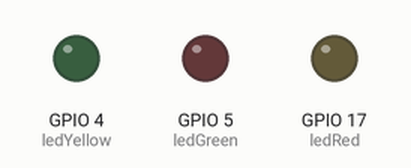
Simulated run of this program. Board: ESP32. On the bench: output pins drawn as LEDs (lit = HIGH).

Above: at 5.0 s.
At 11.5 s:
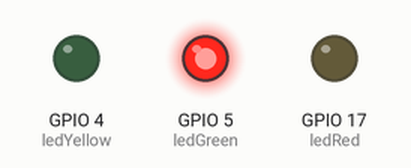
At 15.5 s:
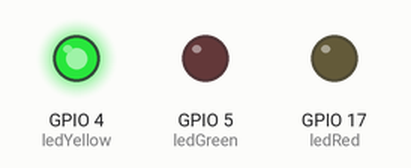
Timing chart, 0 to 23.4 s (numbered marks = the images above):
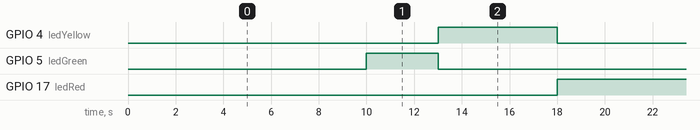

Measured:
- by itself, GPIO 4 (ledYellow): alternates HIGH for 5.0 s and LOW for 13.0 s
- by itself, GPIO 5 (ledGreen): alternates HIGH for 3.0 s and LOW for 15.0 s
- by itself, GPIO 17 (ledRed): alternates HIGH for 10.0 s and LOW for 8.0 s

The program:

main.cpp
```cpp
#include <Arduino.h>
#include <TimeLib.h>  // Thư viện hỗ trợ lấy giờ

// Khai báo các chân điều khiển các đèn LED
int ledRed = 17;
int ledYellow = 4;
int ledGreen = 5;

// Thời gian bật đèn (tính bằng milliseconds)
unsigned long greenDuration = 10000;  // 10 giây
unsigned long yellowDuration = 3000;  // 3 giây
unsigned long redDuration = 5000;     // 5 giây

// Biến lưu trữ thời gian cho đèn giao thông
unsigned long lastChangeTime = 0;
int currentState = 0;  // 0: xanh, 1: vàng, 2: đỏ
unsigned long blinkStartTime = 0;

// Hàm bật đèn
void turnOnLed(int ledPin) {
  digitalWrite(ledPin, HIGH);
}

// Hàm tắt đèn
void turnOffLed(int ledPin) {
  digitalWrite(ledPin, LOW);
}

bool IsReady(unsigned long& ulTimer, uint32_t milliseconds) {
  unsigned long currentTime = millis();
  if (currentTime - ulTimer < milliseconds) {
    return false;
  }
  ulTimer = currentTime;
  return true;
}

void setup() {
  Serial.begin(115200);
  pinMode(ledRed, OUTPUT);
  pinMode(ledYellow, OUTPUT);
  pinMode(ledGreen, OUTPUT);

  // Khởi tạo thời gian hệ thống
  setTime(6, 0, 0, 1, 1, 2025);  // Ví dụ: set giờ là 6h sáng ngày 1 tháng 1 năm 2025
}

void loop() {
  // Lấy giờ hiện tại
  int currentHour = hour();

  // Nếu giờ trong khoảng từ 6h đến 22h
  if (currentHour >= 6 && currentHour < 22) {
    // Luân phiên đèn giao thông
    if (IsReady(lastChangeTime, currentState == 0 ? greenDuration : (currentState == 1 ? yellowDuration : redDuration))) {
      // Tắt tất cả đèn
      turnOffLed(ledRed);
      turnOffLed(ledYellow);
      turnOffLed(ledGreen);

      // Bật đèn theo trạng thái
      if (currentState == 0) {
        turnOnLed(ledGreen);  // Bật đèn xanh
      } else if (currentState == 1) {
        turnOnLed(ledYellow);  // Bật đèn vàng
      } else {
        turnOnLed(ledRed);  // Bật đèn đỏ
      }

      // Chuyển sang trạng thái tiếp theo
      currentState = (currentState + 1) % 3;
    }
  }
  // Nếu ngoài khoảng 22h, chỉ bật đèn vàng nhấp nháy
  else {
    if (IsReady(blinkStartTime, 500)) {  // Mỗi 500ms nhấp nháy
      // Tắt đèn vàng nếu đang bật
      if (digitalRead(ledYellow) == HIGH) {
        turnOffLed(ledYellow);
      } else {
        turnOnLed(ledYellow);  // Bật đèn vàng
      }
    }
  }
}
```
